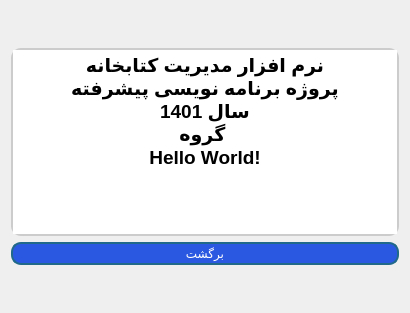
<?xml version="1.0" encoding="UTF-8"?>
<ui version="4.0">
 <class>About</class>
 <widget class="QDialog" name="About">
  <property name="geometry">
   <rect>
    <x>0</x>
    <y>0</y>
    <width>410</width>
    <height>313</height>
   </rect>
  </property>
  <property name="windowTitle">
   <string>درباره</string>
  </property>
  <property name="windowIcon">
   <iconset resource="resources.qrc">
    <normaloff>:/img/images/login.png</normaloff>:/img/images/login.png</iconset>
  </property>
  <property name="styleSheet">
   <string notr="true">
QLineEdit{
	border : 1px solid #b0bfae;
	border-radius : 5px;
	background-color : #ebe8e8;
}

QPushButton{
	border-radius: 10px;
	padding : 2px 5px;
	background :#2b58e0;
	border : 2px solid #21698a;
	color : white;
}
QPushButton:hover {
	background-color : #75a0eb ;
}
QToolButton
{
border-radius:10px;
background:red;
color:white;
}
</string>
  </property>
  <layout class="QVBoxLayout" name="verticalLayout">
   <item>
    <spacer name="verticalSpacer_2">
     <property name="orientation">
      <enum>Qt::Vertical</enum>
     </property>
     <property name="sizeHint" stdset="0">
      <size>
       <width>20</width>
       <height>40</height>
      </size>
     </property>
    </spacer>
   </item>
   <item>
    <widget class="QTextBrowser" name="textBrowser">
     <property name="styleSheet">
      <string notr="true">border : 2px solid #ccc;
border-radius : 10px;</string>
     </property>
     <property name="frameShape">
      <enum>QFrame::NoFrame</enum>
     </property>
     <property name="lineWidth">
      <number>7</number>
     </property>
     <property name="html">
      <string>&lt;!DOCTYPE HTML PUBLIC &quot;-//W3C//DTD HTML 4.0//EN&quot; &quot;http://www.w3.org/TR/REC-html40/strict.dtd&quot;&gt;
&lt;html&gt;&lt;head&gt;&lt;meta name=&quot;qrichtext&quot; content=&quot;1&quot; /&gt;&lt;meta charset=&quot;utf-8&quot; /&gt;&lt;style type=&quot;text/css&quot;&gt;
p, li { white-space: pre-wrap; }
&lt;/style&gt;&lt;/head&gt;&lt;body style=&quot; font-family:'Segoe UI'; font-size:9pt; font-weight:400; font-style:normal;&quot;&gt;
&lt;p align=&quot;center&quot; style=&quot; margin-top:0px; margin-bottom:0px; margin-left:0px; margin-right:0px; -qt-block-indent:0; text-indent:0px;&quot;&gt;&lt;span style=&quot; font-size:14pt; font-weight:700;&quot;&gt;نرم افزار مدیریت کتابخانه&lt;/span&gt;&lt;/p&gt;
&lt;p align=&quot;center&quot; style=&quot; margin-top:0px; margin-bottom:0px; margin-left:0px; margin-right:0px; -qt-block-indent:0; text-indent:0px;&quot;&gt;&lt;span style=&quot; font-size:14pt; font-weight:700;&quot;&gt;پروژه برنامه نویسی پیشرفته&lt;/span&gt;&lt;/p&gt;
&lt;p align=&quot;center&quot; style=&quot; margin-top:0px; margin-bottom:0px; margin-left:0px; margin-right:0px; -qt-block-indent:0; text-indent:0px;&quot;&gt;&lt;span style=&quot; font-size:14pt; font-weight:700;&quot;&gt;سال 1401&lt;/span&gt;&lt;/p&gt;
&lt;p align=&quot;center&quot; style=&quot; margin-top:0px; margin-bottom:0px; margin-left:0px; margin-right:0px; -qt-block-indent:0; text-indent:0px;&quot;&gt;&lt;span style=&quot; font-size:14pt; font-weight:700;&quot;&gt;گروه &lt;/span&gt;&lt;/p&gt;
&lt;p align=&quot;center&quot; style=&quot; margin-top:0px; margin-bottom:0px; margin-left:0px; margin-right:0px; -qt-block-indent:0; text-indent:0px;&quot;&gt;&lt;span style=&quot; font-size:14pt; font-weight:700;&quot;&gt;Hello World!&lt;/span&gt;&lt;/p&gt;&lt;/body&gt;&lt;/html&gt;</string>
     </property>
    </widget>
   </item>
   <item>
    <widget class="QPushButton" name="pushButton">
     <property name="text">
      <string>برگشت</string>
     </property>
    </widget>
   </item>
   <item>
    <spacer name="verticalSpacer">
     <property name="orientation">
      <enum>Qt::Vertical</enum>
     </property>
     <property name="sizeHint" stdset="0">
      <size>
       <width>20</width>
       <height>40</height>
      </size>
     </property>
    </spacer>
   </item>
  </layout>
 </widget>
 <resources>
  <include location="resources.qrc"/>
 </resources>
 <connections/>
</ui>
